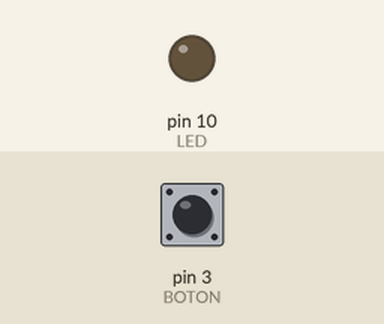
Simulated run of this sketch. Board: Arduino Uno, built with avr-gcc and run on an emulated ATmega328P. On the bench: output pins drawn as LEDs (lit = HIGH). Inputs (shaded band) come from the test bench; at power-on: pin 3 (BOTON) LOW.

Above: at 1.2 s.
1.3 s: pin 3 (BOTON) pulled HIGH for 0.15 s
At 2.1 s:
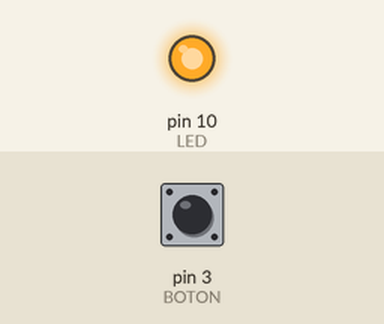
2.9 s: pin 3 (BOTON) pulled HIGH for 1 s
At 3.4 s:
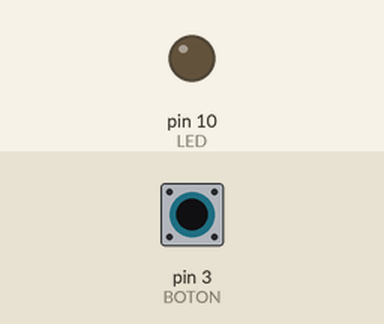
5.4 s: pin 3 (BOTON) pulled HIGH for 3.2 s
At 6.5 s:
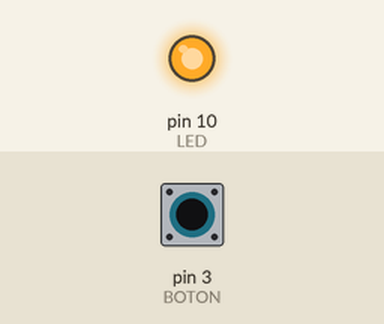
Timing chart, 0 to 8.4 s (numbered marks = the images above; inputs shaded):
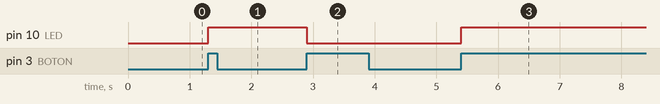

The sketch:

antirebote1.ino
```cpp
#define LED 10
#define BOTON 3

int estadoBoton;
int estadoLed = 0;
int estadoAnteriorBoton = 0;

void setup()
{
  pinMode(LED, OUTPUT);
  pinMode(BOTON, INPUT);
}

void loop()
{
  estadoBoton = digitalRead(BOTON);

  if(estadoBoton != estadoAnteriorBoton)
  {
  	if(estadoBoton == HIGH)
  	{
  		estadoLed = 1 - estadoLed; // o estadoLed = !estadoLed;
    	digitalWrite(LED, estadoLed);
  		delay(250);
  	}

    estadoAnteriorBoton=estadoBoton;
  }
}
```

Measured:
- after the input at 1.3 s, pin 10 (LED): LOW → HIGH at once
- after the input at 2.9 s, pin 10 (LED): HIGH → LOW at once
- after the input at 5.4 s, pin 10 (LED): LOW → HIGH at once
